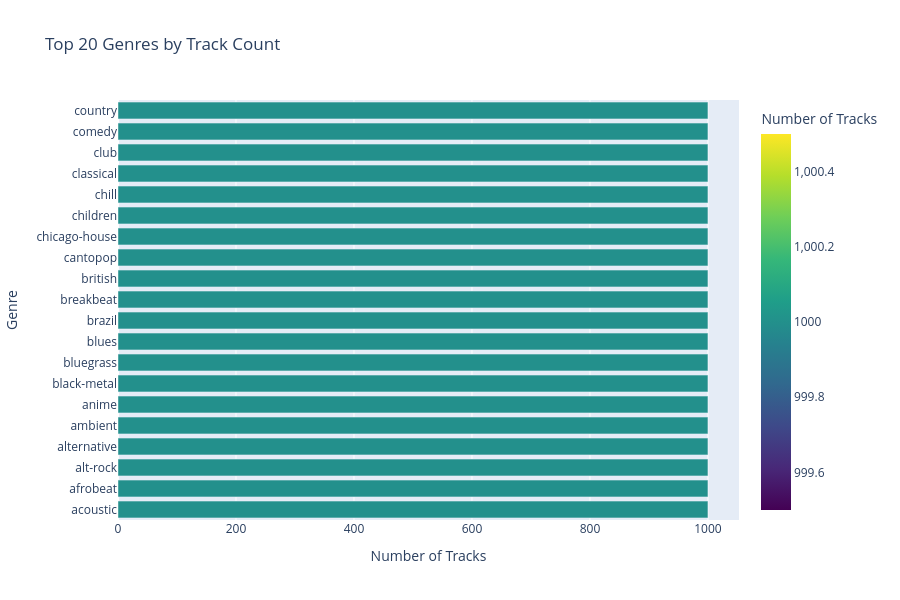

Notebook code cell kept with this figure:
### Markdown cell above
## 5. Genre Analysis <a id='5'></a>

### Code cell
# Top 20 genres by track count
genre_counts = df_raw['track_genre'].value_counts().head(20).reset_index()
genre_counts.columns = ['genre', 'count']

fig = px.bar(genre_counts, x='count', y='genre', orientation='h',
             title='Top 20 Genres by Track Count',
             color='count', color_continuous_scale='viridis',
             labels={'count': 'Number of Tracks', 'genre': 'Genre'})
fig.update_layout(height=600, yaxis={'categoryorder': 'total ascending'})
fig.show()

### Figure 1 — Plotly figure (JSON) as saved in the notebook; plotly's stock layout.template omitted (floating-point values rounded to 4 significant figures)
{"data": [{"hovertemplate": "Number of Tracks=%{marker.color}<br>Genre=%{y}<extra></extra>", "legendgroup": "", "marker": {"color": [1000, 1000, 1000, 1000, 1000, 1000, 1000, 1000, 1000, 1000, 1000, 1000, 1000, 1000, 1000, 1000, 1000, 1000, 1000, 1000], "coloraxis": "coloraxis", "pattern": {"shape": ""}}, "name": "", "orientation": "h", "showlegend": false, "textposition": "auto", "type": "bar", "x": [1000, 1000, 1000, 1000, 1000, 1000, 1000, 1000, 1000, 1000, 1000, 1000, 1000, 1000, 1000, 1000, 1000, 1000, 1000, 1000], "xaxis": "x", "y": ["acoustic", "afrobeat", "alt-rock", "alternative", "ambient", "anime", "black-metal", "bluegrass", "blues", "brazil", "breakbeat", "british", "cantopop", "chicago-house", "children", "chill", "classical", "club", "comedy", "country"], "yaxis": "y"}], "layout": {"barmode": "relative", "coloraxis": {"autocolorscale": false, "colorbar": {"title": {"text": "Number of Tracks"}}, "colorscale": [[0.0, "#440154"], [0.1111, "#482878"], [0.2222, "#3e4989"], [0.3333, "#31688e"], [0.4444, "#26828e"], [0.5556, "#1f9e89"], [0.6667, "#35b779"], [0.7778, "#6ece58"], [0.8889, "#b5de2b"], [1.0, "#fde725"]]}, "height": 600, "legend": {"tracegroupgap": 0}, "title": {"text": "Top 20 Genres by Track Count"}, "xaxis": {"anchor": "y", "domain": [0.0, 1.0], "title": {"text": "Number of Tracks"}}, "yaxis": {"anchor": "x", "categoryorder": "total ascending", "domain": [0.0, 1.0], "title": {"text": "Genre"}}}}
